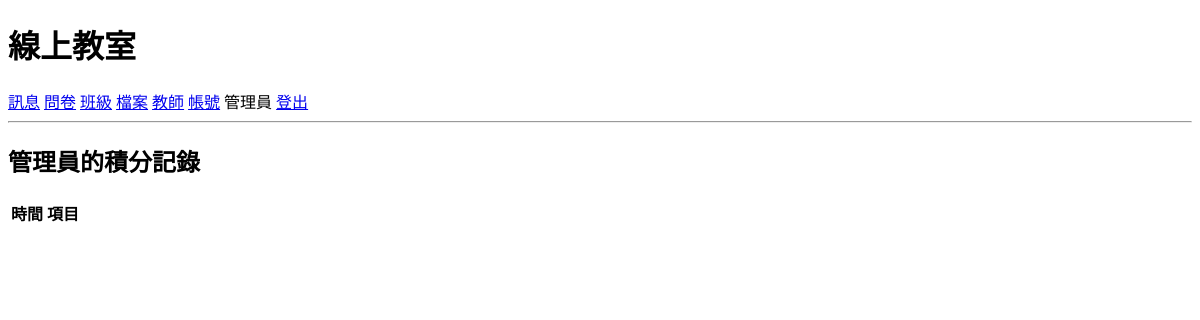
Before: /account/point/1 (signed in) with the older database file.
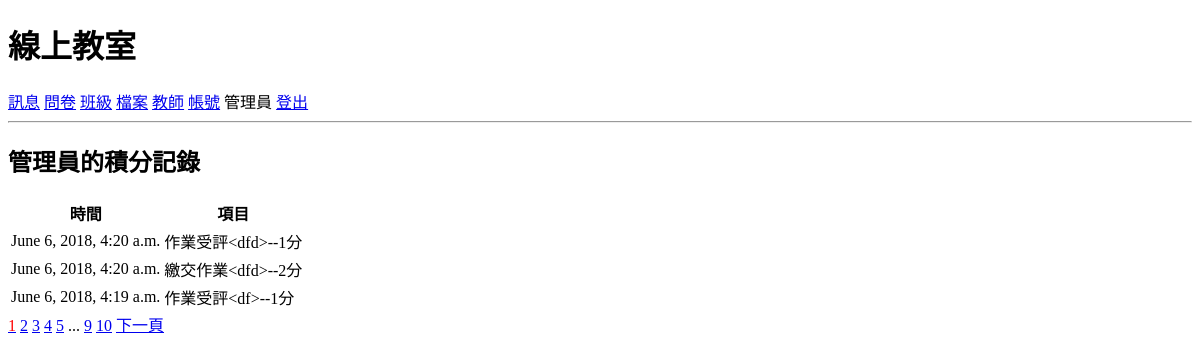
After: the same page with the newer database file.
### account/models.py (models this page shows)
class PointHistory(models.Model):
	  user_id = models.IntegerField(default=0)
	  message = models.CharField(max_length=100)
	  publication_date = models.DateTimeField(auto_now_add=True)

### account/views.py (the view)
# urls.py: path('point/<int:pk>', views.PointList.as_view()),
class PointList(LoginRequiredMixin, generic.ListView):
    model = PointHistory
    ordering = ['-id']
    paginate_by = 3
    template_name = 'account/point_list.html'
    def get_queryset(self):
        queryset = PointHistory.objects.filter(user_id=self.kwargs['pk']).order_by("-id")
        return queryset
    def get_context_data(self, **kwargs):
        context = super(PointList, self).get_context_data(**kwargs)
        context['user_id'] = self.kwargs['pk']
        return context

### account/templatetags/tag.py (called while the page is built)
@register.filter
def teacher_group(user):
    return user.groups.filter(name='teacher').exists()

@register.filter(takes_context=True)
def realname(user_id):
    try:
        user = User.objects.get(id=user_id)
        return user.first_name
    except :
        pass
    return ""

@register.filter(takes_context=True)
def questionary_exists(user_id):
    try:
        questionary = Questionary.objects.get(user_id=user_id)
        return True
    except ObjectDoesNotExist:
        return False

### account/templates/account/point_list.html
{% extends "base.html" %}
{% load tag %}
{% block content %}
<h2>{{user_id|realname}}的積分記錄</h2>
<table>
  <tr>
  <th>時間</th>
  <th>項目</th>
  </tr>
{% for point in pointhistory_list %}
  <tr>
  <td>{{point.publication_date}}</td>
  <td>{{point.message}}</td>
  </tr>
{% endfor %}
</table>
    {% load pagination %}
    {% get_pagination %}
{% endblock %}

### templates/base.html (shortened to what this page needs)
<!DOCTYPE html>
{% load tag %}
<html>
<head>
</head>
<body>
    <h1>線上教室</h1>
    {% if user.is_authenticated %}
    <a href="/account/dashboard">訊息</a>
    {% if not user.id|questionary_exists %}
    <a href="/account/questionary/{{user.id}}/create">問卷</a>
    {% else %}
    <a href="/account/questionary/{{user.id}}/update">問卷</a>
    {% endif %}
    <a href="/student/classroom">班級</a>
    <a href="/account/user/{{user.id}}">檔案</a>
    {% if user|teacher_group %}
    <a href="/teacher/classroom">教師</a>
    {% endif %}
    {% if user.is_superuser %}
    <a href="/account/user">帳號</a>
    {% endif %}
    {{ user.first_name }}
    <a href="/account/logout">登出</a>
    {% else %}
    <a href="/account/user/create">註冊新帳號</a>
    <a href="/account/login">登入</a>
    {% endif %}
    <hr>
{% block content %}
{% endblock %}
</body>
</html>

Changed rows visible on the page:
added PointHistory: publication_date "June 6, 2018, 4:20 a.m.", message "作業受評<dfd>--1分"
added PointHistory: publication_date "June 6, 2018, 4:20 a.m.", message "繳交作業<dfd>--2分"
added PointHistory: publication_date "June 6, 2018, 4:19 a.m.", message "作業受評<df>--1分"
Other visible differences:
text now shown: "下一頁"
new list line: "1"
new list line: "2"
new list line: "3"
new list line: "4"
new list line: "5"
new list line: "9"
new list line: "10"
